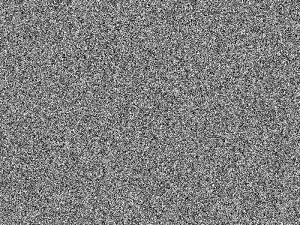
#> input picture testes/noise.png, 300 x 225 px, found by its file name
$ python transformations.py
#> lines starting #> are read from the running program, lines starting #| are printed output that depends on the picture
import cv2
import numpy as np

img = cv2.imread("noise.png")
#> img is the input picture: shape (225, 300, 3); min 0, max 255, mean 126.7
#threshold: If pixel value is greater than a threshold value, it is assigned one value (may be white), else it is assigned another value (may be black).First argument is the source image, which should be a grayscale image. Second argument is the threshold value which is used to classify the pixel values. Third argument is the maxVal which represents the value to be given if pixel value is more than (sometimes less than) the threshold value. OpenCV provides different styles of thresholding and it is decided by the fourth parameter of the function.
#ver http://docs.opencv.org/trunk/d7/d4d/tutorial_py_thresholding.html
ret,thresh1 = cv2.threshold(img,127,255,cv2.THRESH_BINARY)
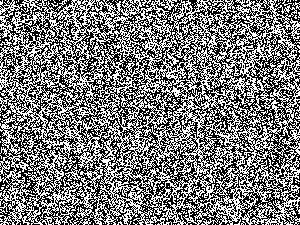
#> thresh1: shape (225, 300, 3); 48.2% white in thin lines or dots

#matriz cheia de uns, com 3 linhas e 3 colunas, tipo de dado np.uint8; quanto maior a matriz, "maior o pixel" transformado
#ver https://docs.scipy.org/doc/numpy-1.10.1/reference/generated/numpy.ones.html
kernel = np.ones((3,3),np.uint8)

#ver http://docs.opencv.org/2.4/doc/tutorials/imgproc/erosion_dilatation/erosion_dilatation.html
erosion = cv2.erode(img,kernel,iterations = 1)
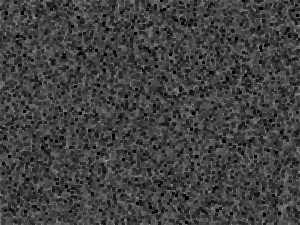
#> erosion: shape (225, 300, 3); min 0, max 159, mean 64.6
dilation = cv2.dilate(img,kernel,iterations = 1)
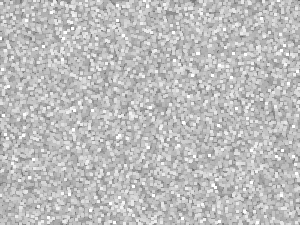
#> dilation: shape (225, 300, 3); min 103, max 255, mean 189

cv2.imwrite("erode.png",erosion)
cv2.imwrite("dilate.png",dilation)
